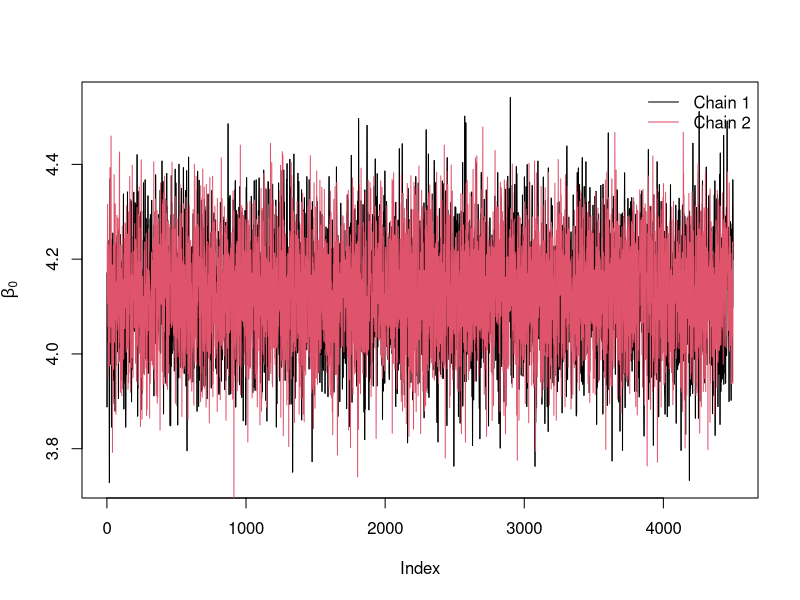
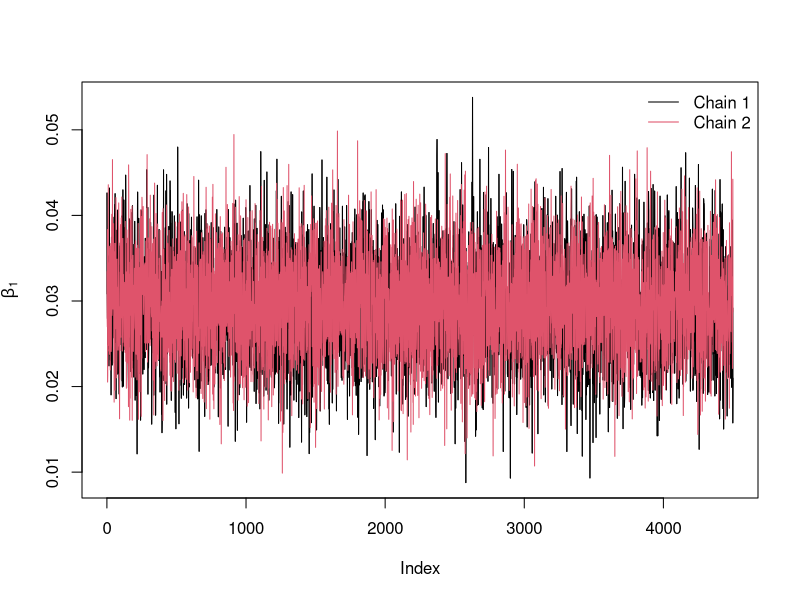
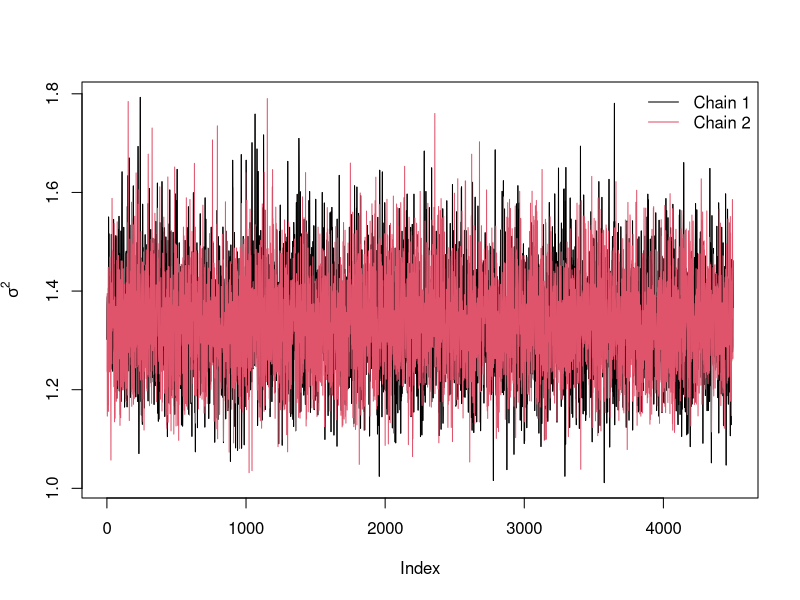

Here is the R script that generated these plots, in order:
## ---- chunk 1
knitr::opts_chunk$set(echo = TRUE)
## ---- chunk 2
set.seed(695281) #Please change random seed to your student id number.
library(dplyr)
library(mvtnorm)
library(coda)
library(ggplot2)
library(tidyr)
## ---- chunk 3
# Read the Data
Hiron <- read.csv("Hiron.csv")
HironHomo <- Hiron %>%filter(homc282y==1) %>% select(-idnum)
Hiron <- read.csv("Hiron.csv")
HironWild <- Hiron %>%filter(homc282y==0) %>% select(-idnum)
## ---- chunk 4
#fit linear regression using lm

model <- lm(logsf ~ time,data = HironHomo)
model$coefficients
intercept <-matrix(1,length(HironHomo$time),1)

X <- cbind(intercept,HironHomo$time)
XTX <- crossprod(X)  
XTXinv <-solve(XTX)
# (XTX)^-1
XTXinv

#Estimated error variance
sigma(model)^2
## ---- chunk 5
# Define inputs for Gibbs sampler

Kinv <- XTX
X2 <- cbind(matrix(1,length(HironWild$time),1),HironWild$time)
y <- HironWild$logsf
b0 <- model$coefficients
n1 <-dim(X)[1]
p   <-dim(X2)[2]
a <-  (n1-p)*0.5
s2 <- sum((HironHomo$logsf - X%*%b0)^2)/(n1-p)
g <- (n1-p)*s2*0.5

## ---- chunk 6
Gibbsq2 <- function(iter,X,y,burnin,tau_0,a,g,b0,Kinv){
  n  <-length(y) #no. observations
  p   <-dim(X)[2] #no of fixed effect predictors.
  XXkii <- solve(crossprod(X) + Kinv)
  P.mean <- XXkii%*%(t(X)%*%y + Kinv%*%b0)
  
  b <- rnorm(p,0,sd=1/sqrt(tau_0))
  tau<- tau_0
  
  #storing results.
  par <-matrix(0,iter,p+3)
  
  for (i in 1:iter) {
    
    err <- y-X%*%b
    T_y <- sum(err^2)
    
    tau <-rgamma(1,a+(n+p)*0.5, g + 0.5*T_y + 0.5*t(b-b0)%*%Kinv%*%(b-b0) )
    b <- rmvnorm(1,mean=P.mean,sigma=XXkii/tau)
    b <-as.numeric(b)
    
    # posterior checking
  Xb <- X%*%b
  y_rep <- rnorm(n,mean = Xb,sd = sqrt(1/tau))
  T_rep <- sum((y_rep-Xb)^2)
  
  #storing iterations for beta, tau,.
  par[i,] <- c(b[1],b[2],1/tau,T_y,T_rep)
    
   
  
  }
  
  par <-par[-c(1:burnin),] #removing initial iterations
  colnames(par)<-c("beta0","beta1","sigma2","T_y","T_rep")  
  return(par) 
}
## ---- chunk 7
chain1 <- Gibbsq2(iter=10000,X = X2,y=y,burnin=1000,tau_0=1,a=a,g=g,b0=b0,Kinv=Kinv)
chain2 <- Gibbsq2(iter=10000,X = X2,y=y,burnin=1000,tau_0=1,a=a,g=g,b0=b0,Kinv=Kinv)

# Remove every second iteration to reduce auto - corrlation

chain1t <- chain1[seq(1,dim(chain1)[1],by=2),]
chain2t <- chain2[seq(1,dim(chain2)[1],by=2),]
## ---- chunk 8

chain12t <- rbind(chain1t,chain2t)
chain_stats <- data.frame(matrix(nrow = 3,ncol =4 ))
para_names <- c('beta0','beta1','sigma2','lower_CI95','upper_CI95')
for (i in 1:3) {
  chain <-  chain12t[,i]
  quat <- quantile(sort(chain), c(0.05, 0.975))
  chain_stats[i,] <- c(mean(chain),sd(chain),quat)
}
names(chain_stats)<- c("posterior mean","std",'lower_CI95','upper_CI95')

row.names(chain_stats) <- c('beta0','beta1','sigma2')

# chain results
chain_stats
## ---- chunk 9
chain12t_df <- data.frame(chain12t)
pval <- prop.table(table(chain12t_df$T_y>chain12t_df$T_rep))["TRUE"]
pval
## ---- chunk 10
# beta0
plot(chain1t[,1],type='l',ylab=expression(beta[0]),col=1)
lines(chain1t[,1],type='l',col=1,ylab=expression(beta[0]))
lines(chain2t[,1],type='l',col=2,ylab=expression(beta[0]))
legend('topright',legend=c('Chain 1','Chain 2'),col=1:2,lty=1,bty='n')
## ---- chunk 11
# beta1
plot(chain1t[,2],type='l',ylab=expression(beta[1]))
lines(chain1t[,2],type='l',col=1,ylab=expression(beta[1]))
lines(chain2t[,2],type='l',col=2,ylab=expression(beta[1]))
legend('topright',legend=c('Chain 1','Chain 2'),col=1:2,lty=1,bty='n') 
## ---- chunk 12
# sigma^2
plot(chain1t[,3],type='l',ylab=expression(sigma^2))
lines(chain1t[,3],type='l',col=1,ylab=expression(sigma^2))
lines(chain2t[,3],type='l',col=2,ylab=expression(sigma^2))
legend('topright',legend=c('Chain 1','Chain 2'),col=1:2,lty=1,bty='n') 
## ---- chunk 13
ml1<-as.mcmc.list(as.mcmc((chain1t[1:2250,])))
ml2<-as.mcmc.list(as.mcmc((chain2t[1:2250,])))
ml3<-as.mcmc.list(as.mcmc((chain1t[2250+1:2250,])))
ml4<-as.mcmc.list(as.mcmc((chain2t[2250+1:2250,])))
estml<-c(ml1,ml2,ml3,ml4)

#Gelman-Rubin diagnostic.
gelman.diag(estml)[[1]]
